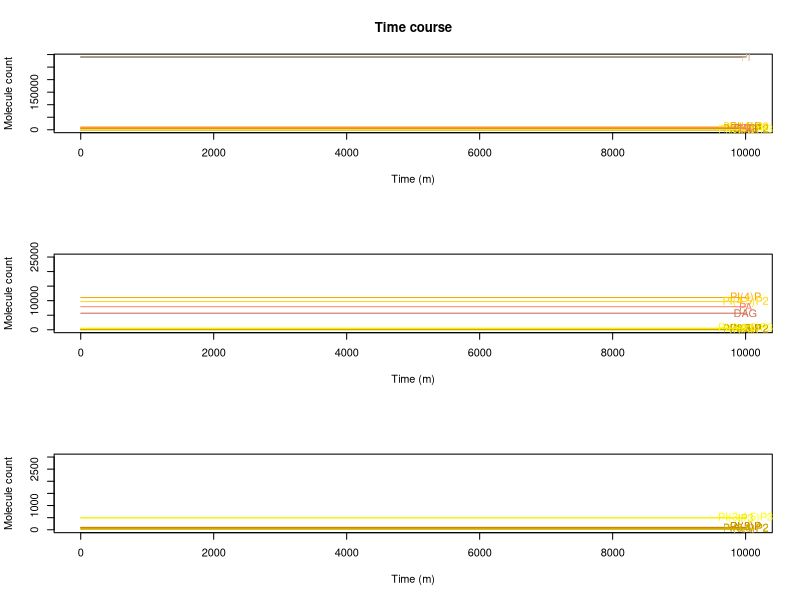

Here is the R script that generated this plot: (Note: this script raises an error after producing the figure.)
### Model ###
### This simulates the basolateral part of the plasma membrane of human bronquial epithelial cell  ###

# for basolateral multiply gammaPTENc_PTENa by 10

### There is a unspected bistability here. Change gamma_5K4P_5K_45P to .075 ###

rm(list=ls())	#clean memory
graphics.off() 	#close plot windows





library(deSolve)	#library for solve diferential equations
#citation("deSolve")

# Insert the number of time units that the simulation will run
tmax=10000
# Insert the step of the simulation
tstep=1
t=seq(0,tmax+1,tstep) 	# time



HS = function (PA)(1 + 2*PA^2/(PA^2+10000^2)) 	# This is a modified Hill function that translates PA regulation on PIP5KI

# this function represents the regulation of PI(4,5)P2 in the open probability of ENaC
ENaC_op = function(PIP2)
	{.02+.8/(1+181429*exp(-.00112*PIP2))}
ENaC_op(10000)

mp2_PI3KI = 0.0006217539	# metaparameter for PI3KI
mp3_PTEN = 0.003			# metaparameter for PTEN




# Inicial states for variables
# insert, in the parentesis, the inicial value of the dependent variables (ex: X=2) 
state=c(
	PI 	     = 	290208.8,
	PI3P 	 = 	94.77194,
	PI4P 	 = 	11082.18,
	PI5P     = 	97.0137, 
	PI35P2   =	21.37239,
	PI45P2   =	9669.458,
	PI34P2   =	51.74871,
	PI345P3  =	494.5914,
	pi_3KI_a =	292.8996,
	PTEN_a   =	1.936452,
	DAG      =	5693.73,
	IP3      =	490.1379,
	PA       =	7924.609,
	ENaC 	 =  36.16873,
	ASL 	 =  7.426629
	)



# insert, in the parentecis, the parameters and independent variables and their values (ex: const=5, rate=2). 
# If no parameters and independent variables just put a zero.
parameters=c(
		pi_3KI = 1000,			# this and PTEN control the level of PI(345)P3
		PTEN = 50,				# (phosphatase and tensin homologue deleted on chromosome 10) PI_3P family. This and pip_3K control the level of PI(345)P3 

		pi_3KII = 75,	      	# creates PI34P2 from PI4P. In vitro can phosphorilate PI to PI4P so effectly that the original name of this enzyme was PI_4K_type_I 
		pi_3KIII = 5,			# Phosphorilate PI into PI3P.
		pi_4K = 400,		   	# type II. Phosphorilate PI into PI4P. Very similar to PI_3Ks in structure. Type I was after all, PI_3KII 
		pi_Kfyve = 48,			# type III PIP_5K. Really diferent from the other PIP_5K.
		pip_5KI = 330,			# Phosphorilate PI4P into PI45P2. Activated by PA.
		pip_5KII = 845,    		# Phosphorilate PI5P into PI45P2 
		pi_4K_pip_5KI = 230,		# this is here because PI45P2 should not be inflenced by PI4P depletion

		SYNJ = 30, 				# phosphatase that transforms PI45P2 directly into PI
		SAC1 = 100,
		SAC2 = 1,
		SAC3 = 5,
		INPP4 = 50,
		TMEM55 = 20,
		MTMR1_6_14 = 63,
		MTMR78 = 18,

		ORCL1 = 3,
		INPP5BJ = 1,
		INPP5E = 1,
		SKIP = 5,
		SHIP2 = 1,

		PS = 150000,

		PLC = 5,	  		# Phospholipase C. Breaks PI45P2 into DAG and IP3.
		DGK = 50,  			# Diacylglicerol Kinase. Transforms DAG into PA.
		LPP = 100,  		# Phosphatase that transforms PA into DAG, S1P into Shingosine and C1P into ceramide.

		gamma_0 = 15000, 
		gamma_4 = 150,
		gamma_3 = 10,

		gamma0_3a = 0*5.459875e+14, f0_3a_PI = 1.138439e-01 , 
		gamma0_3b = 8.809591e+14, f0_3b_PI = 0.1761429 , f0_3b_PI4P = -0.07030248,
		gamma0_3c = 5.459875e+14, f0_3c_PI = 1.138439e-01 , 			
		gamma3_0a = 4.557615e+13, f3_0a_PI3P = 0.9995614578, f3_0a_PI4P = -0.04385422, f3_0a_PI5P = -0.0004385422, f3_0a_PI35P2 = -0.0002192711, f3_0a_PI45P2_PI4P = -0.04385422, f3_0a_PI45P2_PI5P = -0.2383381, f3_0a_PI345P3 = -0.001668266, f3_0a_PI45P2_PI = -0.01096355,
		gamma3_0c = 5.096813e+12, f3_0c_PI3P = 0.9993781095, f3_0c_PI4P = -0.06218905, f3_0c_PI5P = -0.0006218905, f3_0c_PI35P2 = -0.0003109453,
		gamma3_0d = 3.059076e+12, f3_0d_PI3P = 9.993364e-01, f3_0d_PI35P2 = -3.317850e-04,
		gamma3_0e = 3.067331e+12, f3_0e_PI3P = 9.993362e-01,


		gamma0_4 = 5.100640e+14, f0_4_PI = 2.864618e-01,  
		gamma4_0a = 4.557615e+13, f4_0a_PI3P = -0.0004385422, f4_0a_PI4P = 0.95614578, f4_0a_PI5P = -0.0004385422, f4_0a_PI35P2 = -0.0002192711, f4_0a_PI45P2_PI4P = -0.04385422, f4_0a_PI45P2_PI5P = -0.2383381, f4_0a_PI345P3 = -0.001668266, f4_0a_PI45P2_PI = -0.01096355,
		gamma4_0c = 5.096813e+12, f4_0c_PI4P = 0.93781095, f4_0c_PI3P = -0.0006218905, f4_0c_PI5P = -0.0006218905, f4_0c_PI35P2 = -0.0003109453,


		gamma0_5 = 4.702825e+11, f0_5_PI = 0.5465332, f0_5_PI3P = -0.000377889,  
		gamma5_0a = 4.557615e+13, f5_0a_PI3P = -0.0004385422, f5_0a_PI4P = -0.04385422, f5_0a_PI5P = 0.9995614578, f5_0a_PI35P2 = -0.0002192711, f5_0a_PI45P2_PI4P = -0.04385422, f5_0a_PI45P2_PI5P = -0.2383381, f5_0a_PI345P3 = -0.001668266, f5_0a_PI45P2_PI = -0.01096355,
		gamma5_0c = 5.096813e+12, f5_0c_PI5P = 0.9993781095, f5_0c_PI3P = -0.0006218905, f5_0c_PI4P = -0.06218905, f5_0c_PI35P2 = -0.0003109453,

		gamma3_35 = 1.618325e+16, f3_35_PI3P = 0.999622111, f3_35_PI = -0.4534668,
		gamma35_3a = 4.557615e+13, f35_3a_PI3P = -0.0004385422, f35_3a_PI4P = -0.04385422, f35_3a_PI5P = -0.0004385422, f35_3a_PI35P2 = 0.9997807289, f35_3a_PI45P2_PI4P = -0.04385422, f35_3a_PI45P2_PI5P = -0.2383381, f35_3a_PI345P3 = -0.001668266, f35_3a_PI45P2_PI = -0.01096355,
		gamma35_3c = 5.096813e+12, f35_3c_PI35P2 = 0.9996890547, f35_3c_PI3P = -0.0006218905, f35_3c_PI4P = -0.06218905, f35_3c_PI5P = -0.0006218905,
		gamma35_3d = 3.060265e+12, f35_3d_PI35P2 = 9.999336e-01,
		gamma35_3e = 5.137691e+12, f35_3e_PI35P2 = 9.996894e-01, f35_3e_PI45P2 = -6.211936e-02, f35_3e_PI345P3 = -2.363093e-03,

		gamma4_45 = 8.493641e+15, f4_45_PI4P = 4.596175e-02, f4_45_PA = 0.2, f4_45_PI45P2 = -0.05,
		gamma45_4a = 4.557615e+13, f45_4a_PI3P = -0.0004385422, f45_4a_PI4P = -0.04385422, f45_4a_PI5P = -0.0004385422, f45_4a_PI35P2 = -0.0002192711, f45_4a_PI45P2_PI4P = 0.95614578, f45_4a_PI45P2_PI5P = -0.2383381, f45_4a_PI345P3 = -0.001668266, f45_4a_PI45P2_PI = -0.01096355,
	 	gamma45_4c = 5.133984e+12, f45_4c_PI45P2 = 9.378613e-01, f45_4c_PI345P3 = -2.363827e-03,
		gamma45_4d = 5.137691e+12, f45_4d_PI45P2 = 9.378806e-01, f45_4d_PI35P2 = -3.105968e-04, f45_4d_PI345P3 = -2.363093e-03,

		gamma5_45 = 2.946989e+13, f5_45_PI5P = 8.784401e-01,
		gamma45_5a = 3.237862e+12, f45_5a_PI3P = -0.0004385422, f45_5a_PI4P = -0.04385422, f45_5a_PI5P = -0.0004385422, f45_5a_PI35P2 = -0.0002192711, f45_5a_PI45P2_PI4P = -0.04385422, f45_5a_PI45P2_PI5P = 0.7616619, f45_5a_PI345P3 = -0.001668266, f45_5a_PI45P2_PI = -0.01096355,
		gamma45_5c = 4.133048e+12, f45_5c_PI45P2 = 6.487218e-01,   	
   	
		gamma45_345 = 1.888500e+14, f45_345_PI45P2 = 3.063327e-01,
		gamma345_45 = 2.904971e+15, f345_45_PI345P3 = 9.555746e-01, f345_45_PI34P2 = -1.101822e-04,
		gamma35_5 = 6.059076e+14, f35_5_PI35P2 = 9.996682e-01, f35_5_PI3P = -6.635700e-04,
	
		gamma34_3 = 1.333061e+12, f34_3_PI34P2 = 9.981983e-01,

		gamma345_34a = 2.476815e+12, f345_34a_PI3P = -0.0004385422, f345_34a_PI4P = -0.04385422, f345_34a_PI5P = -0.0004385422, f345_34a_PI35P2 = -0.0002192711, f345_34a_PI45P2_PI4P = -0.04385422, f345_34a_PI45P2_PI5P = -0.2383381, f345_34a_PI345P3 = 0.998331734, f345_34a_PI45P2_PI = -0.01096355,
		gamma345_34c = 2.790040e+11, f345_34c_PI345P3 = 9.976362e-01, f345_34c_PI45P2 = -6.213866e-02,
		gamma345_34d = 2.792054e+11, f345_34d_PI345P3 = 9.976369e-01, f345_34d_PI35P2 = -3.105968e-04, f345_34d_PI45P2 = -6.211936e-02,
		gamma345_34e = 1.678636e+11, f345_34e_PI345P3 = 9.981984e-01,

		gammai_ = 0.045,
		gamma0_45 = 2.666243e+14, f0_45_PI = 2.864618e-01, f0_45_PA = 0.2, f0_45_PI45P2 = -0.05,
		gamma4_34a = 0*5.229823e+12, f4_34a_PI4P = 5.009150e-01,
		gamma4_34b = 5.638138e+14, f4_34b_PI4P = 0.92969752, f4_34b_PI = -0.8238571 ,
		gamma34_4 = 5.043352e+11, f34_4_PI34P2 = 9.998898e-01, f34_4_PI345P3 = -4.442544e-02,
		gamma45_0 = 1.139404e+12, f45_0_PI3P = 0.9995614578, f45_0_PI4P = -0.04385422, f45_0_PI5P = -0.0004385422, f45_0_PI35P2 = -0.0002192711, f45_0_PI45P2_PI4P = -0.04385422, f45_0_PI45P2_PI5P = -0.2383381, f45_0_PI345P3 = -0.001668266, f45_0_PI45P2_PI = -0.01096355
		)


				
parameters=c(parameters,
		gammaPI3KIc_PI3KIa = mp2_PI3KI * 0.005385984, fPI3KIc_PI3KIa_pi_3KI_c = 1, fPI3KIc_PI3KIa_PI345P3 = .7, 
		gammaPI3KIa_PI3KIc = mp2_PI3KI, fPI3KIa_PI3KIc_pi_3KI_a = 1,
 
		gammaPTENc_PTENa = mp3_PTEN * 4.166667e-05/10, fPTENc_PTENa_PTEN_c = 1, fPTENc_PTENa_PI45P2 = 1, 
		gammaPTENa_PTENc = mp3_PTEN, fPTENa_PTENc_PTEN_a =1, fPTENa_PTENc_PI345P3 = 1,

		gamma45_DAG = 1.878461e+19, f45_DAG_PI45P2 = 9.770418e-01, f45_DAG_PI4P = -1.260449e-02, f45_DAG_PS = -9.642438e-01,
		gammaPA_DAG = 5.538472e+11, fPA_DAG_PA = 9.652797e-01,						
		gammaDAG_PA = 1.652729e+13, fDAG_PA_DAG = 9.475506e-01,
		gamma_DAG = 0.00001,
		gammaDAG_ = .1, fDAG__DAG = 1,
		gamma_PA = 4,
		gammaPA_ = 0.1, fPA__PA = 1,
		gammaPC_PA = 14.35507, f_PC_PA_PI45P2 = .3,
		gammaIP3_ = 2, fIP3__IP3 = 1,
		gamma4_DAG = 2.546895e+18, f4_DAG_PI4P = 9.873955e-01, f4_DAG_PI45P2 = -2.295818e-02, f4_DAG_PS = -9.642438e-01,

		SPLUNC1 = 7890,

		gamma__ENaC = log(2)/40,
		gamma_ENaC_SPLUNC1 = 3*log(2)/8416000,
		gamma_ENaC_ = log(2)/3200,
		
		gamma_ASL_ENaC = 0.0003922396,
		gamma_CFTR_ASL = 0.0177052536
		)   
parameters=c(
		parameters,
		gamma__ASL = (105)*as.numeric(parameters[names(parameters)=='gamma_ASL_ENaC'])+(4/3)*as.numeric(parameters[names(parameters)=='gamma_CFTR_ASL']),
		gamma_ASL_ = (25/4)*as.numeric(parameters[names(parameters)=='gamma_ASL_ENaC'])+(1/3)*as.numeric(parameters[names(parameters)=='gamma_CFTR_ASL'])	
		)  
#Pars=as.data.frame(t(parameters)) #create a data.frame p with the same information in vector parameters
#attach(Pars) # put all colunms of p as variables in memory
# cbind(1:length(parameters),parameters)





equations=function(t,state,parameters) 	# function containing the diferential equations
	{with(as.list(c(state,parameters)),
		{
		#rate of change (velocities of the variables concentration changes), the actual diferencial equations
		# insert the diferentical equations (ex: dX=const*X^rate or dX=5*X^2)

		V_0 = gamma_0
		V_4 = gamma_4
		V_3 = gamma_3

		V0_3a = gamma0_3a*PI^f0_3a_PI * pi_3KI_a * 123.245 * 1.66*10^-18
		V0_3b = gamma0_3b * PI^f0_3b_PI * PI4P^f0_3b_PI4P * pi_3KII * 180.983 * 1.66*10^-18
		V0_3c = gamma0_3c*PI^f0_3c_PI*pi_3KIII  * 101.549 * 1.66*10^-18
		V3_0a = gamma3_0a * PI3P^f3_0a_PI3P * PI4P^f3_0a_PI4P * PI5P^f3_0a_PI5P * PI35P2^f3_0a_PI35P2 * PI45P2^f3_0a_PI45P2_PI4P * PI45P2^f3_0a_PI45P2_PI5P * PI345P3^f3_0a_PI345P3 * PI45P2^f3_0a_PI45P2_PI * SYNJ * 185.272 *1.66*10^-18
		V3_0c = gamma3_0c * PI3P^f3_0c_PI3P * PI4P^f3_0c_PI4P * PI5P^f3_0c_PI5P * PI35P2^f3_0c_PI35P2 * SAC1 * 66.967 * 1.66*10^-18
		V3_0d = gamma3_0d * PI3P^f3_0d_PI3P * PI35P2^f3_0d_PI35P2 * MTMR1_6_14 * 69.932 * 1.66*10^-18
		V3_0e = gamma3_0e*PI3P^f3_0e_PI3P * MTMR78 * 75.833 * 1.66*10^-18

		V0_4 = gamma0_4*PI^f0_4_PI* pi_4K * 109.711 * 1.66*10^-18
		V4_0a = gamma4_0a * PI3P^f4_0a_PI3P * PI4P^f4_0a_PI4P * PI5P^f4_0a_PI5P * PI35P2^f4_0a_PI35P2 * PI45P2^f4_0a_PI45P2_PI4P * PI45P2^f4_0a_PI45P2_PI5P * PI345P3^f4_0a_PI345P3 * PI45P2^f4_0a_PI45P2_PI * SYNJ * 185.272 *1.66*10^-18
		V4_0c = gamma4_0c * PI4P^f4_0c_PI4P * PI3P^f4_0c_PI3P * PI5P^f4_0c_PI5P * PI35P2^f4_0c_PI35P2 * SAC1 * 66.967 * 1.66*10^-18

		V0_5 = gamma0_5 * PI^f0_5_PI * PI3P^f0_5_PI3P * pi_Kfyve * 237.136 * 1.66*10^-18
		V5_0a = gamma5_0a * PI3P^f5_0a_PI3P * PI4P^f5_0a_PI4P * PI5P^f5_0a_PI5P * PI35P2^f5_0a_PI35P2 * PI45P2^f5_0a_PI45P2_PI4P * PI45P2^f5_0a_PI45P2_PI5P * PI345P3^f5_0a_PI345P3 * PI45P2^f5_0a_PI45P2_PI * SYNJ * 185.272 *1.66*10^-18
		V5_0c = gamma5_0c * PI5P^f5_0c_PI5P * PI3P^f5_0c_PI3P * PI4P^f5_0c_PI4P * PI35P2^f5_0c_PI35P2 * SAC1 * 66.967 * 1.66*10^-18

		V3_35 = gamma3_35 * PI3P^f3_35_PI3P * PI^f3_35_PI * pi_Kfyve * 237.136 * 1.66*10^-18
		V35_3a = gamma35_3a * PI3P^f35_3a_PI3P * PI4P^f35_3a_PI4P * PI5P^f35_3a_PI5P * PI35P2^f35_3a_PI35P2 * PI45P2^f35_3a_PI45P2_PI4P * PI45P2^f35_3a_PI45P2_PI5P * PI345P3^f35_3a_PI345P3 * PI45P2^f35_3a_PI45P2_PI * SYNJ * 185.272 *1.66*10^-18
		V35_3c = gamma35_3c * PI35P2^f35_3c_PI35P2 * PI3P^f35_3c_PI3P * PI4P^f35_3c_PI4P * PI5P^f35_3c_PI5P * SAC1 * 66.967 * 1.66*10^-18
		V35_3d = gamma35_3d*PI35P2^f35_3d_PI35P2* SAC3 * 103.635 * 1.66*10^-18
		V35_3e = gamma35_3e * PI35P2^f35_3e_PI35P2 * PI45P2^f35_3e_PI45P2 * PI345P3^f35_3e_PI345P3 * INPP5E * 70.205 * 1.66*10^-18

		V4_45 = gamma4_45 * PI4P^f4_45_PI4P * pip_5KI * 65.643 *1.66*10^-18 * HS(PA) * PI45P2^f4_45_PI45P2
		V45_4a = gamma45_4a * PI3P^f45_4a_PI3P * PI4P^f45_4a_PI4P * PI5P^f45_4a_PI5P * PI35P2^f45_4a_PI35P2 * PI45P2^f45_4a_PI45P2_PI4P * PI45P2^f45_4a_PI45P2_PI5P * PI345P3^f45_4a_PI345P3 * PI45P2^f45_4a_PI45P2_PI * SYNJ * 185.272 *1.66*10^-18
		V45_4c = gamma45_4c * PI45P2^f45_4c_PI45P2 * PI345P3^f45_4c_PI345P3 * (ORCL1 * 104.205 * 1.66*10^-18 + INPP5BJ * 96.755 * 1.66*10^-18 + SKIP * 51.090 * 1.66*10^-18 + SAC2 * 128.407* 1.66*10^-18)
 		V45_4d = gamma45_4d * PI45P2^f45_4d_PI45P2 * PI35P2^f45_4d_PI35P2 * PI345P3^f45_4d_PI345P3 * INPP5E * 70.205 * 1.66*10^-18

		V5_45 = gamma5_45*PI5P^f5_45_PI5P*pip_5KII * 46.968 *1.66*10^-18
		V45_5a = gamma45_5a * PI3P^f45_5a_PI3P * PI4P^f45_5a_PI4P * PI5P^f45_5a_PI5P * PI35P2^f45_5a_PI35P2 * PI45P2^f45_5a_PI45P2_PI4P * PI45P2^f45_5a_PI45P2_PI5P * PI345P3^f45_5a_PI345P3 * PI45P2^f45_5a_PI45P2_PI * SYNJ * 185.272 *1.66*10^-18
		V45_5c = gamma45_5c*PI45P2^f45_5c_PI45P2 * TMEM55 * 28.470 * 1.66*10^-18

		V45_345 = gamma45_345*PI45P2^f45_345_PI45P2 * pi_3KI_a * 123.245 * 1.66*10^-18
		V345_45 = gamma345_45 * PI345P3^f345_45_PI345P3 * PI34P2^f345_45_PI34P2 * PTEN_a * 47.166 * 1.66*10^-18

		V35_5 = gamma35_5 * PI35P2^f35_5_PI35P2 * PI3P^f35_5_PI3P * MTMR1_6_14 * 69.932 * 1.66*10^-18

		V34_3 = gamma34_3*PI34P2^f34_3_PI34P2 * INPP4 * 107.347 * 1.66*10^-18

		V345_34a = gamma345_34a * PI3P^f345_34a_PI3P * PI4P^f345_34a_PI4P * PI5P^f345_34a_PI5P * PI35P2^f345_34a_PI35P2 * PI45P2^f345_34a_PI45P2_PI4P * PI45P2^f345_34a_PI45P2_PI5P * PI345P3^f345_34a_PI345P3 * PI45P2^f345_34a_PI45P2_PI * SYNJ * 185.272 *1.66*10^-18
		V345_34c = gamma345_34c * PI345P3^f345_34c_PI345P3 * PI45P2^f345_34c_PI45P2 * (ORCL1 * 104.205 * 1.66*10^-18 + INPP5BJ * 96.755 * 1.66*10^-18 + SKIP  * 51.090 * 1.66*10^-18 + SAC2 * 128.407* 1.66*10^-18)
		V345_34d = gamma345_34d * PI345P3^f345_34d_PI345P3 * PI35P2^f345_34d_PI35P2 * PI45P2^f345_34d_PI45P2 * INPP5E * 70.205 * 1.66*10^-18
		V345_34e = gamma345_34e*PI345P3^f345_34e_PI345P3* SHIP2 * 138.599 * 1.66*10^-18

		V45_  = gammai_*PI45P2
		V0_   = gammai_*PI
		V4_   = gammai_*PI4P
		V345_ = gammai_*PI345P3
		V3_   = gammai_*PI3P
		V35_  = gammai_*PI35P2
		V5_   = gammai_*PI5P
		V34_  = gammai_*PI34P2

		V0_45 = gamma0_45 * PI^f0_45_PI * pi_4K_pip_5KI * 248.608 * 1.66*10^-18  * HS(PA) * PI45P2^f0_45_PI45P2

		V4_34a = gamma4_34a*PI4P^f4_34a_PI4P* pi_3KI_a * 123.245 * 1.66*10^-18
		V4_34b = gamma4_34b * PI4P^f4_34b_PI4P * PI^f4_34b_PI * pi_3KII * 180.983 * 1.66*10^-18 
		V34_4 = gamma34_4 * PI34P2^f34_4_PI34P2 * PI345P3^f34_4_PI345P3 * PTEN_a * 47.166 * 1.66*10^-18

		V45_0 = gamma45_0 * PI3P^f45_0_PI3P * PI4P^f45_0_PI4P * PI5P^f45_0_PI5P * PI35P2^f45_0_PI35P2 * PI45P2^f45_0_PI45P2_PI4P * PI45P2^f45_0_PI45P2_PI5P * PI345P3^f45_0_PI345P3 * PI45P2^f45_0_PI45P2_PI * SYNJ * 185.272 *1.66*10^-18

		pi_3KI_c = pi_3KI - pi_3KI_a
		VPI3KIc_PI3KIa = gammaPI3KIc_PI3KIa * (pi_3KI - pi_3KI_a) ^ fPI3KIc_PI3KIa_pi_3KI_c * PI345P3 ^ fPI3KIc_PI3KIa_PI345P3
		VPI3KIa_PI3KIc = gammaPI3KIa_PI3KIc * pi_3KI_a

		PTEN_c = PTEN - PTEN_a
		VPTENc_PTENa = gammaPTENc_PTENa * (PTEN - PTEN_a) ^ fPTENc_PTENa_PTEN_c * PI45P2 ^ fPTENc_PTENa_PI45P2
		VPTENa_PTENc = gammaPTENa_PTENc * PTEN_a ^ fPTENa_PTENc_PTEN_a 

		V45_DAG = gamma45_DAG * PI45P2^(f45_DAG_PI45P2) * PI4P^(f45_DAG_PI4P) * PS^(f45_DAG_PS) * PLC * 88.4215 *1.66*10^-18
		VPA_DAG = gammaPA_DAG * PA^fPA_DAG_PA * LPP * 32.574 * 1.66*10^-18
		VDAG_PA = gammaDAG_PA * DAG^fDAG_PA_DAG * DGK * 116.997 *1.66*10^-18
		V_DAG = gamma_DAG 
		VDAG_ = gammaDAG_ * DAG^fDAG__DAG 
		V_PA = gamma_PA 
		VPA_ = gammaPA_ * PA^fPA__PA
		VPC_PA = gammaPC_PA * PI45P2^f_PC_PA_PI45P2 
		VIP3_ = gammaIP3_ * IP3^fIP3__IP3

		V_PI4P_DAG = gamma4_DAG * PI4P^(f4_DAG_PI4P) * PI45P2^(f4_DAG_PI45P2) * PS^(f4_DAG_PS) * PLC * 88.4215 *1.66*10^-18

		dPI = V_0 + V3_0a + V3_0c + V3_0d + V3_0e + V4_0a + V4_0c + V5_0a  + V5_0c + V45_0 - V0_3a - V0_3b - V0_3c - V0_4 - V0_5 - V0_ - V0_45 #- V_PI_DAG
		dPI3P = V_3 + V0_3a + V0_3b + V0_3c + V35_3a + V35_3c + V35_3d + V35_3e + V34_3 - V3_0a - V3_0c - V3_0d - V3_0e - V3_35 - V3_
		dPI4P = V_4 + V0_4 + V45_4a + V45_4c + V45_4d + V34_4 - V4_0a  - V4_0c - V4_45 - V4_ - V4_34a - V4_34b - V_PI4P_DAG
		dPI5P = V0_5 + V35_5 + V45_5a + V45_5c - V5_0a - V5_0c - V5_45 - V5_
		dPI35P2 = V3_35 - V35_3a - V35_3c - V35_3d - V35_3e - V35_5 - V35_
		dPI45P2 = V4_45 + V5_45 + V345_45 + V0_45 - V45_4a - V45_4c - V45_4d - V45_5a  - V45_5c - V45_345 - V45_ - V45_0 - V45_DAG
		dPI34P2 = V345_34a + V345_34c + V345_34d + V345_34e + V4_34a + V4_34b - V34_3 - V34_ - V34_4
		dPI345P3 = V45_345 - V345_45 - V345_34a - V345_34c - V345_34d - V345_34e - V345_		
	
		dpi_3KI_a = (VPI3KIc_PI3KIa - VPI3KIa_PI3KIc) 
		dPTEN_a = VPTENc_PTENa - VPTENa_PTENc 

		dDAG = V_DAG + VPA_DAG  + V_PI4P_DAG + V45_DAG - VDAG_PA - VDAG_
		dIP3 = V45_DAG - VIP3_
		dPA = V_PA + VDAG_PA + VPC_PA - VPA_DAG - VPA_ 

		######################## ENaC SPLUNC1 model #######################

		V__ENaC = gamma__ENaC
		V_ENaC_SPLUNC1 = gamma_ENaC_SPLUNC1 * ENaC * (SPLUNC1/ASL) 
		V_ENaC_ = gamma_ENaC_ * ENaC

		V__ASL = gamma__ASL
		V_CFTR_ASL = gamma_CFTR_ASL
		V_ASL_ENaC = gamma_ASL_ENaC * ASL * (ENaC * ENaC_op(PI45P2))
		V_ASL_ = gamma_ASL_ * ASL

		dENaC = V__ENaC - V_ENaC_SPLUNC1 - V_ENaC_ 
		dASL = V__ASL + V_CFTR_ASL - V_ASL_ENaC - V_ASL_

		# return the rate of change 
		# insert, in the parentecis, the variables that you want to store the values (ex:dX)
		list(dy=c(
				dPI, dPI3P, dPI4P, dPI5P,dPI35P2,dPI45P2,dPI34P2,dPI345P3,
				dpi_3KI_a,dPTEN_a,
				dDAG,dIP3,dPA,
				dENaC,dASL
				),
				count=c(
					V_0,V0_3a,V0_3b,V0_3c,V3_0a,V3_0c,V3_0d,V3_0e,V0_4,V4_0a,V4_0c,V0_5,V5_0a,V5_0c,V3_35,V35_3a,V35_3c,V35_3d,V35_3e,V4_45,V45_4a,V45_4c,V45_4d,V5_45,V45_5a,V45_5c,V45_345,V345_45,V_4,V35_5,V_3,V34_3,V345_34a,V345_34c,V345_34d,V345_34e,
					V45_,V0_,V4_,V345_,V3_,V35_,V5_,V34_,
					V0_45,V4_34a,V4_34b,V34_4,V45_0,
					VPI3KIc_PI3KIa,VPI3KIa_PI3KIc,VPTENc_PTENa,VPTENa_PTENc,
					V45_DAG,VPA_DAG,VDAG_PA,V_DAG,VDAG_,V_PA,VPA_,VPC_PA,VIP3_,
					V_PI4P_DAG,
					V__ENaC,V_ENaC_SPLUNC1,V_ENaC_,
					V__ASL,V_CFTR_ASL,V_ASL_ENaC,V_ASL_	
					))
		})
	}

perturbations=cbind(c('NA','NA'),c('NA','NA'),c('NA','NA'))	# initiation of perturbations matrix, if unaltered it will do no perturbations






################################## Cruncher function - ode integrator that deals with perturbations ###############################
Cruncher = function (state,t,equations,parameters,perturbations=cbind(c('NA','NA'),c('NA','NA'),c('NA','NA')))
	{

	# running the ode solver
	out_test=NA #cleanning out_MC vector

	# initializating the matrix out1 and out, necessary for the cycle
	out1=rbind(rep(0,1,length(state)+1),c(t=0,state))
	out_test=matrix()

	if (perturbations[1,1]=='NA') # if no perturbations an ordinary ODE is run
		{out_test <- ode(y = state, times = t, func = equations, parms=parameters)}

	if (perturbations[1,1]!='NA') # if there are perturbations, then go to the for cycle
		{
		if (max(t)<max(perturbations[1:(nrow(perturbations)-1),1])) {cat("Time error: Last perturbation later than tmax.Please alter tmax or perturbation time.", "\n")}
		for (i in 1:(nrow(perturbations)-1)) # the number of perturbations is nrow(perturbations)-1 because the first line on the perturbations matrix is just to permit the inicial values to be used
			{
			t=seq(max(0,tail(out1[,1],1)+1),perturbations[i+1,1]-1,tstep)  	# set the time intervals #?#
	
			state=out1[nrow(out1),(2:(length(state)+1))]			# retrive the last values of the variables
			for (j in 1:length(state)) 						# check for variables perturbations
				{
				if (names(state)[j]==perturbations[i,2])			# if a perturbation is in a variable this will alter the variable value in the state vector
					{
					state[j]=perturbations[i,3]
					}
				}
			for (k in 1:length(parameters)) 						# check for variables perturbations
				{
				if (names(parameters)[k]==perturbations[i,2])			# if a perturbation is in a variable this will alter the variable value in the state vector
					{
					parameters[k]=perturbations[i,3]
					}
				}

			out1 <- ode(y = state, times = t, func = equations,parms=parameters)	# good and old ode
			if (is.na(out_test[1,1])) {out_test=out1} else {out_test=rbind(out_test,out1)} 			# store the values of the last interval	
			}
		names(out_test)[1]='time'
		}
	out_test
	}

# out_test = Cruncher(state,t,equations,parameters)						# no perturbations
# perturbations1 = Perturb(parameters)
# out_test = Cruncher(state,t,equations,parameters,perturbations)			# with perturbations
# edit(out_test)



out = Cruncher(state,t,equations,parameters,perturbations)  	# solving th ODEs
# edit(out)
# View(out)

str(out)
varnames=c('Time (s)','PI','PI(3)P','PI(4)P','PI(5)P','PI(3,5)P2','PI(4,5)P2','PI(3,4)P2','PI(3,4,5)P3',
		'PI3KI_a','PTEN_a','DAG','IP3','PA',
		'ENaC','ASL'
		) 
varcolors=c('gray','tan','orange3','orange','orange3','gold3','gold','gold3','yellow','red','deepskyblue3','salmon3','yellow2','salmon',
		'green','cyan'
		)
#  cbind(1:length(varnames),varnames,varcolors)

# naming fluxes in out
flux_names=c(
		'V_0','V0_3a','V0_3b','V0_3c','V3_0a','V3_0c','V3_0d','V3_0e','V0_4','V4_0a','V4_0c','V0_5','V5_0a','V5_0c',
		'V3_35','V35_3a','V35_3c','V35_3d','V35_3e','V4_45','V45_4a','V45_4c','V45_4d','V5_45','V45_5a','V45_5c',
		'V45_345','V345_45','V_4','V35_5','V_3','V34_3','V345_34a','V345_34c','V345_34d','V345_34e','V45_','V0_','V4_',
		'V345_','V3_','V35_','V5_','V34_','V0_45','V4_34a','V4_34b','V34_4','V45_0',
		'VPI3KIc_PI3KIa','VPI3KIa_PI3KIc',
		'VPTENc_PTENa','VPTENa_PTENc',
		'V45_DAG','VPA_DAG','VDAG_PA','V_DAG','VDAG_','V_PA','VPA_','VPC_PA','VIP3_',
		'V_PI4P_DAG',
		'V__ENaC','V_ENaC_SPLUNC1','V_ENaC_',
		'V__ASL','V_CFTR_ASL','V_ASL_ENaC','V_ASL_'
		)
colnames(out)[(length(state)+2):dim(out)[2]]=flux_names

(tail(out,3))
(tail(out,3))[,1:16]


# time plots PIs
par(mfrow=c(3,1))
# time plot
plot(out[,1],out[,2],type='l',col=1,ylim=c(0,max(out[,2:9])),main='Time course',xlab='Time (m)',ylab='Molecule count')
for (i in c(2:9,12,13,14)) 
	{
	points(out[,1],out[,i],type='l',col=varcolors[i])
	text(tmax,out[tmax-1,i],varnames[i],col=varcolors[i])
	}

plot(out[,1],out[,2],type='l',col=1,ylim=c(0,25000),xlab='Time (m)',ylab='Molecule count')
for (i in c(2:9,12,13,14)) 
	{
	points(out[,1],out[,i],type='l',col=varcolors[i])
	text(tmax,out[tmax-1,i],varnames[i],col=varcolors[i])
	}

plot(out[,1],out[,2],type='l',col=1,ylim=c(0,3000),xlab='Time (m)',ylab='Molecule count')
for (i in c(2:9,12,13,14)) 
	{
	points(out[,1],out[,i],type='l',col=varcolors[i])
	text(tmax,out[tmax-1,i],varnames[i],col=varcolors[i])
	}
par(mfrow=c(1,1))

# Time plots new additions
windows()
par(mfrow=c(2,1))
plot(out[,1],out[,10],type='l',col=1,ylim=c(0,max(out[,10:11])),main='PIK3 PTEN',xlab='Time (m)',ylab='Molecule count')
points(out[,1],out[,10],type='l',col=varcolors[10])
text(tmax,out[tmax-1,10],varnames[10],col=varcolors[10])
points(out[,1],out[,11],type='l',col=varcolors[11])
text(tmax,out[tmax-1,11],varnames[11],col=varcolors[11])

plot(out[,1],out[,12],type='l',col='blue',ylim=c(0,max(out[,12:14])),main='Time course',xlab='Time (m)',ylab='Molecule count')
points(out[,1],out[,12],type='l',col=varcolors[12])
text(tmax,out[tmax-1,12],varnames[12],col=varcolors[12])
points(out[,1],out[,13],type='l',col=varcolors[13])
text(tmax,out[tmax-1,13],varnames[13],col=varcolors[13])
points(out[,1],out[,14],type='l',col=varcolors[14])
text(tmax,out[tmax-1,14],varnames[14],col=varcolors[14])
par(mfrow=c(1,1))
	
# ENaC plots 			
windows()
par(mfrow=c(2,2))
# time plot
for (i in c(15:16)) 
	{
	plot(out[,1],out[,i],type='l',col=varcolors[i])
	text(tmax,out[tmax-1,i],varnames[i],col=varcolors[i])
	}
	
plot(out[,1],ENaC_op(out[,7]),type='l',col='blue',main='ENaC open probability')   
         
# list (primitive)
(head(out,3))[,1:16]
(tail(out,3))[,1:16]

sum(out[nrow(out),2:9])

# edit(out)



# normalizing data					
stst = c(	
		PI 	     = 	290115.435296034,
		PI3P 	 = 	94.6235111384769,
		PI4P 	 = 	11095.7012602329,
		PI5P     = 	97.176844279141, 
		PI35P2   =	21.3415882859489,
		PI45P2   =	9851.42105324773,
		PI34P2   =	40.3575424621684,
		PI345P3  =	1.12832194419032,
		pi_3KI_a =	5.82680164591602,
		PTEN_a   =	14.5509720205084,
		DAG      =	5787.00059628337,
		IP3      =	499.14011589903,
		PA       =	8025.19773414257,
		ENaC 	   =  35.53398,
		ASL 	   =  7.192979
		)

out_n=cbind(time=out[1],out[,2:ncol(out)])
#tail(out_n)
out_norm=out[,1]						# creating matrix out_norm to store the normalized information
for (i in 2:ncol(out))
	{
	newc=c(out_n[,i]/as.numeric(stst[i-1]))	# normalizing to steady state got at time 500
	out_norm=cbind(out_norm,newc)			# storing normalized information
	}
colnames(out_norm)=colnames(out)
# head(out_norm)
# edit(out_norm)



# tiff("fig_S7a.tiff", height = 20, width = 34, units = 'cm',compression = "lzw", res = 300)
windows()
par(mfrow=c(3,4))
for (i in c(2:9,12,13,14)) 
	{
	plot(out_norm[,1],out_norm[,i],
	type='l',col='orange',
	xlab='Time (min)',ylab='Fold change',main=varnames[i],
	xlim=c(0,120),ylim=c(.85,1),
	lwd=3,cex.axis=1.5,cex.lab=1.5,cex.main=2)
#	text(tmax-2000,out_norm[tmax,i],varnames[i],col='orange')
	}
par(mfrow=c(1,1))

# dev.off()


# tiff("fig_S7b.tiff", height = 20, width = 34, units = 'cm',compression = "lzw", res = 300)
windows()
par(mfrow=c(3,4))
for (i in c(15,16)) 
	{
	plot(out_norm[,1],out_norm[,i],
	type='l',col=varcolors[i],
	xlab='Time (min)',ylab='Fold change',main=varnames[i],
	xlim=c(0,60),ylim=c(.85,1),
	lwd=3,cex.axis=1.5,cex.lab=1.5,cex.main=2)
#	text(tmax,out_norm[tmax,i],varnames[i],col=varcolors[i])
	}
par(mfrow=c(1,1))

# dev.off()





graphics.off() 	#close plot windows
